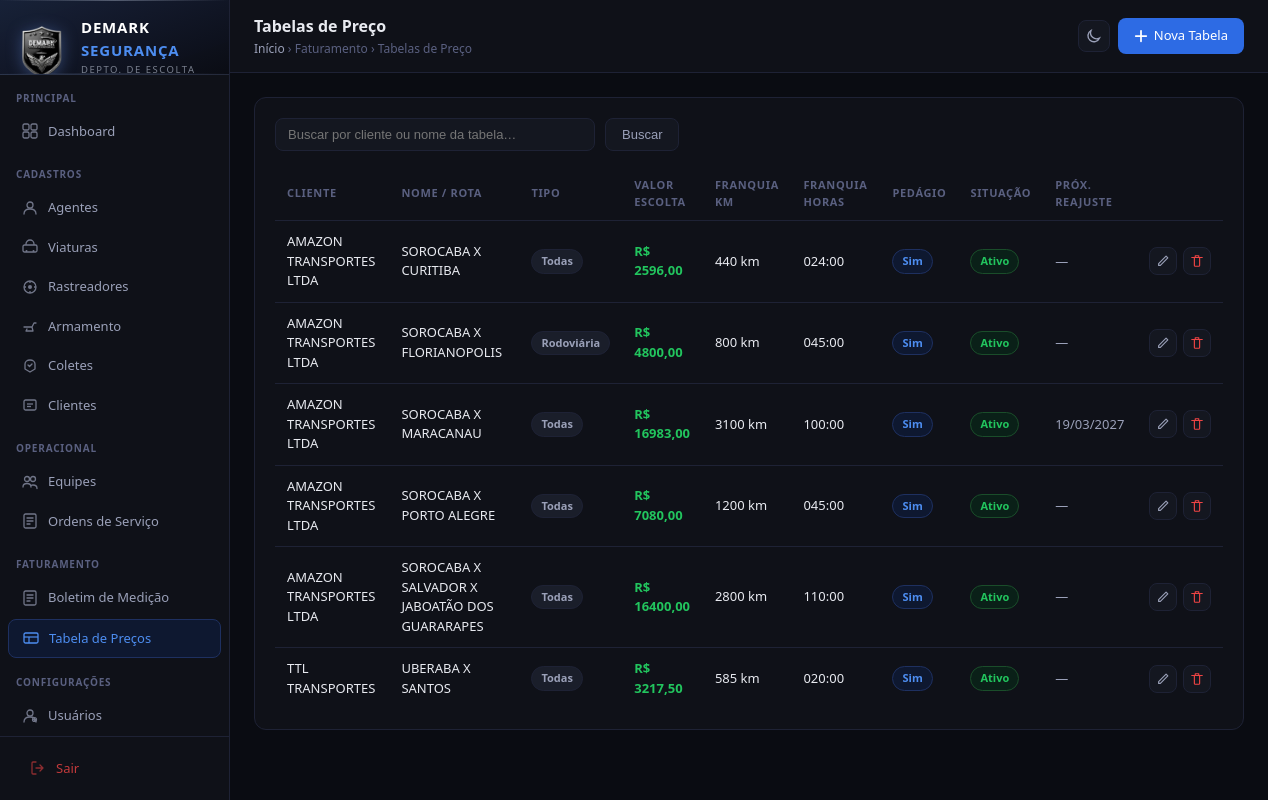
/faturamento/tabelas/ (signed in), run on the app's committed database.
### cadastros/models.py (models this page shows, shortened)
class TabelaPreco(models.Model):
    SITUACAO_CHOICES = [('ativo', 'Ativo'), ('inativo', 'Inativo')]
    TIPO_VIAGEM_CHOICES = [
        ('urbana', 'Urbana'), ('rodoviaria', 'Rodoviária'),
        ('administrativa', 'Administrativa'), ('todas', 'Todas'),
    ]
    COBRAR_PEDAGIO_CHOICES = [('sim', 'Sim'), ('nao', 'Não')]
    cliente          = models.ForeignKey('Cliente', on_delete=models.PROTECT,
                                          related_name='tabelas_preco', verbose_name='Cliente')
    nome             = models.CharField(max_length=200, verbose_name='Nome da Tabela / Rota')
    tipo_viagem      = models.CharField(max_length=20, choices=TIPO_VIAGEM_CHOICES,
                                         default='todas', verbose_name='Tipo de Viagem')
    situacao         = models.CharField(max_length=10, choices=SITUACAO_CHOICES,
                                         default='ativo', verbose_name='Situação')
    data_inclusao    = models.DateField(auto_now_add=True, verbose_name='Inclusão')
    inicio_contrato  = models.DateField(null=True, blank=True, verbose_name='Início Contrato')
    ultimo_reajuste  = models.DateField(null=True, blank=True, verbose_name='Último Reajuste')
    proximo_reajuste = models.DateField(null=True, blank=True, verbose_name='Próximo Reajuste')
    valor_escolta    = models.DecimalField(max_digits=10, decimal_places=2, verbose_name='Valor da Escolta (R$)')
    franquia_km      = models.PositiveIntegerField(default=0, verbose_name='Franquia KM')
    franquia_horas   = models.CharField(max_length=6, default='000:00', verbose_name='Franquia Horas (HHH:MM)')
    excedente_km     = models.DecimalField(max_digits=8, decimal_places=2, default=0, verbose_name='Excedente por KM (R$)')
    excedente_hora   = models.DecimalField(max_digits=8, decimal_places=2, default=0, verbose_name='Excedente por Hora (R$)')
    cobrar_pedagio   = models.CharField(max_length=3, choices=COBRAR_PEDAGIO_CHOICES, default='sim', verbose_name='Cobrar Pedágio')
    pedagio_fixo     = models.DecimalField(max_digits=8, decimal_places=2, default=0, verbose_name='Pedágio Fixo (R$)')
    pedagio_percent  = models.DecimalField(max_digits=5, decimal_places=2, default=0, verbose_name='% Pedágio')
    criado_em        = models.DateTimeField(auto_now_add=True)
    atualizado_em    = models.DateTimeField(auto_now=True)
    class Meta:
        verbose_name = 'Tabela de Preço'
        verbose_name_plural = 'Tabelas de Preço'
        ordering = ['cliente__razao_social', 'nome']

class Cliente(models.Model):
    razao_social = models.CharField(max_length=200, verbose_name='Razao Social')
    cnpj = models.CharField(max_length=18, unique=True, verbose_name='CNPJ')
    inscricao_estadual = models.CharField(max_length=30, blank=True, verbose_name='IE / IM')
    endereco = models.CharField(max_length=300, blank=True, verbose_name='Endereco')
    cidade_uf = models.CharField(max_length=100, blank=True, verbose_name='Cidade / UF')
    cep = models.CharField(max_length=9, blank=True, verbose_name='CEP')
    criado_em = models.DateTimeField(auto_now_add=True)
    atualizado_em = models.DateTimeField(auto_now=True)
    class Meta:
        verbose_name = 'Cliente'
        verbose_name_plural = 'Clientes'
        ordering = ['razao_social']

### cadastros/views.py (the view)
# urls.py: path('faturamento/tabelas/',                   views.tabela_preco_list,   name='tabela_preco_list'),
@login_required
def tabela_preco_list(request):
    q = request.GET.get('q', '')
    tabelas = TabelaPreco.objects.select_related('cliente').all()
    if q:
        tabelas = tabelas.filter(
            Q(nome__icontains=q) | Q(cliente__razao_social__icontains=q)
        )
    return render(request, 'cadastros/tabela_preco_list.html', {'tabelas': tabelas, 'q': q})

### cadastros/templates/cadastros/tabela_preco_list.html (shortened to what this page needs)
{% extends 'cadastros/base.html' %}
{% block page_title %}Tabelas de Preço{% endblock %}
{% block breadcrumb %}<a href="{% url 'dashboard' %}">Início</a> › Faturamento › Tabelas de Preço{% endblock %}
{% block topbar_actions %}
  <a href="{% url 'tabela_preco_create' %}" class="btn btn-primary">
    <svg width="14" height="14" fill="none" viewBox="0 0 16 16"><line x1="8" y1="2" x2="8" y2="14" stroke="currentColor" stroke-width="2" stroke-linecap="round"/><line x1="2" y1="8" x2="14" y2="8" stroke="currentColor" stroke-width="2" stroke-linecap="round"/></svg>
    Nova Tabela
  </a>
{% endblock %}
{% block content %}
<div class="card">
  <div class="search-bar">
    <form method="get" style="display:flex;gap:10px;flex:1">
      <input type="text" name="q" value="{{ q }}" placeholder="Buscar por cliente ou nome da tabela…">
      <button type="submit" class="btn btn-secondary">Buscar</button>
    </form>
  </div>
  <div class="table-wrap">
    <table>
      <thead>
        <tr>
          <th>Cliente</th>
          <th>Nome / Rota</th>
          <th>Tipo</th>
          <th>Valor Escolta</th>
          <th>Franquia KM</th>
          <th>Franquia Horas</th>
          <th>Pedágio</th>
          <th>Situação</th>
          <th>Próx. Reajuste</th>
          <th></th>
        </tr>
      </thead>
      <tbody>
        {% for t in tabelas %}
        <tr>
          <td style="font-weight:500">{{ t.cliente.razao_social }}</td>
          <td>{{ t.nome }}</td>
          <td><span class="badge badge-gray">{{ t.get_tipo_viagem_display }}</span></td>
          <td style="font-weight:600;color:var(--green)">R$ {{ t.valor_escolta|floatformat:2 }}</td>
          <td>{{ t.franquia_km }} km</td>
          <td>{{ t.franquia_horas }}</td>
          <td>
            {% if t.cobrar_pedagio == 'sim' %}
              {% if t.pedagio_fixo > 0 %}R$ {{ t.pedagio_fixo|floatformat:2 }}
              {% elif t.pedagio_percent > 0 %}{{ t.pedagio_percent }}%
              {% else %}<span class="badge badge-blue">Sim</span>{% endif %}
            {% else %}<span class="badge badge-gray">Não</span>{% endif %}
          </td>
          <td>
            {% if t.situacao == 'ativo' %}
              <span class="badge badge-green">Ativo</span>
            {% else %}
              <span class="badge badge-red">Inativo</span>
            {% endif %}
          </td>
          <td style="color:var(--text2)">
            {% if t.proximo_reajuste %}{{ t.proximo_reajuste|date:"d/m/Y" }}{% else %}—{% endif %}
          </td>
          <td>
            <div style="display:flex;gap:6px">
              <a href="{% url 'tabela_preco_edit' t.pk %}" class="btn-icon" title="Editar">
                <svg width="14" height="14" fill="none" viewBox="0 0 16 16"><path d="M11.5 2.5l2 2L5 13H3v-2L11.5 2.5z" stroke="currentColor" stroke-width="1.3" stroke-linejoin="round"/></svg>
              </a>
              <a href="{% url 'tabela_preco_delete' t.pk %}" class="btn-icon" title="Excluir" style="color:var(--red)">
                <svg width="14" height="14" fill="none" viewBox="0 0 16 16"><polyline points="2,4 14,4" stroke="currentColor" stroke-width="1.3" stroke-linecap="round"/><path d="M6 4V2h4v2M5 4v9a1 1 0 001 1h4a1 1 0 001-1V4" stroke="currentColor" stroke-width="1.3" stroke-linecap="round" stroke-linejoin="round"/></svg>
              </a>
            </div>
          </td>
        </tr>
        {% empty %}
        <tr>
          <td colspan="10" style="text-align:center;color:var(--text3);padding:32px">
            Nenhuma tabela de preço cadastrada.
          </td>
        </tr>
        {% endfor %}
      </tbody>
    </table>
  </div>
</div>
{% endblock %}

### cadastros/templates/cadastros/base.html (style rules this page uses)
* { box-sizing:border-box;margin:0;padding:0 }
:root { --bg:#0a0c12;--bg2:#0f1118;--bg3:#141720;--bg4:#1a1e2a; --border:#1e2235;--border2:#28304a; --text:#e8eaf0;--text2:#9aa0b8;--text3:#5a6080; --blue:#2d6be4;--blue2:#1a4db8;--blue-light:#4d8df0; --blue-bg:#0e1830;--blue-border:#1e3060; --green:#22c55e;--green-bg:#0a2018; --red:#ef4444;--red-bg:#1e0a0a; --amber:#f59e0b;--amber-bg:#1e1508; --gray:#64748b; --silver:#a8b0c0;--silver2:#c8d0dc; --gold:#b8960a; --radius:8px;--radius-lg:12px; }
body { font-family:'Segoe UI',system-ui,sans-serif;background:var(--bg);color:var(--text);font-size:14px;line-height:1.5;display:flex;min-height:100vh }
.topbar-left .breadcrumb a { color:var(--text2);text-decoration:none }
.btn { display:inline-flex;align-items:center;gap:6px;padding:8px 16px;border-radius:var(--radius);font-size:13px;font-weight:500;cursor:pointer;border:none;text-decoration:none;transition:all .15s }
.btn-primary { background:var(--blue);color:#fff }
.btn-secondary { background:var(--bg3);color:var(--text2);border:1px solid var(--border) }
.btn-icon { padding:6px;border-radius:var(--radius);background:var(--bg3);border:1px solid var(--border);color:var(--text2);cursor:pointer;display:inline-flex;align-items:center;transition:all .15s }
.card { background:var(--bg2);border:1px solid var(--border);border-radius:var(--radius-lg);padding:20px }
.table-wrap { overflow-x:auto }
table { width:100%;border-collapse:collapse }
th { text-align:left;padding:10px 12px;font-size:11px;font-weight:600;color:var(--text3);text-transform:uppercase;letter-spacing:.06em;border-bottom:1px solid var(--border) }
td { padding:11px 12px;font-size:13px;border-bottom:1px solid var(--border);vertical-align:middle }
tr:last-child td { border-bottom:none }
.badge { display:inline-flex;align-items:center;padding:3px 9px;border-radius:999px;font-size:11px;font-weight:600 }
.badge-green { background:var(--green-bg);color:var(--green);border:1px solid #1a4d2a }
.badge-gray { background:var(--bg4);color:var(--text2);border:1px solid var(--border) }
.badge-blue { background:var(--blue-bg);color:var(--blue-light);border:1px solid var(--blue-border) }
.search-bar { display:flex;gap:10px;margin-bottom:16px;align-items:center }
.search-bar input { background:var(--bg3);border:1px solid var(--border);border-radius:var(--radius);padding:8px 12px;color:var(--text);font-size:13px;outline:none;flex:1;max-width:320px }

### data on the page
TabelaPreco: cliente.razao_social "AMAZON TRANSPORTES LTDA", nome "SOROCABA X CURITIBA", tipo_viagem "Todas", valor_escolta "2596,00", franquia_km "440", franquia_horas "024:00", cobrar_pedagio "Sim", situacao "Ativo"
TabelaPreco: cliente.razao_social "AMAZON TRANSPORTES LTDA", nome "SOROCABA X FLORIANOPOLIS", tipo_viagem "Rodoviária", valor_escolta "4800,00", franquia_km "800", franquia_horas "045:00", cobrar_pedagio "Sim", situacao "Ativo"
TabelaPreco: cliente.razao_social "AMAZON TRANSPORTES LTDA", nome "SOROCABA X MARACANAU", tipo_viagem "Todas", valor_escolta "16983,00", franquia_km "3100", franquia_horas "100:00", cobrar_pedagio "Sim", situacao "Ativo", proximo_reajuste "19/03/2027"
TabelaPreco: cliente.razao_social "AMAZON TRANSPORTES LTDA", nome "SOROCABA X PORTO ALEGRE", tipo_viagem "Todas", valor_escolta "7080,00", franquia_km "1200", franquia_horas "045:00", cobrar_pedagio "Sim", situacao "Ativo"
TabelaPreco: cliente.razao_social "AMAZON TRANSPORTES LTDA", nome "SOROCABA X SALVADOR X JABOATÃO DOS GUARARAPES", tipo_viagem "Todas", valor_escolta "16400,00", franquia_km "2800", franquia_horas "110:00", cobrar_pedagio "Sim", situacao "Ativo"
TabelaPreco: cliente.razao_social "TTL TRANSPORTES", nome "UBERABA X SANTOS", tipo_viagem "Todas", valor_escolta "3217,50", franquia_km "585", franquia_horas "020:00", cobrar_pedagio "Sim", situacao "Ativo"
